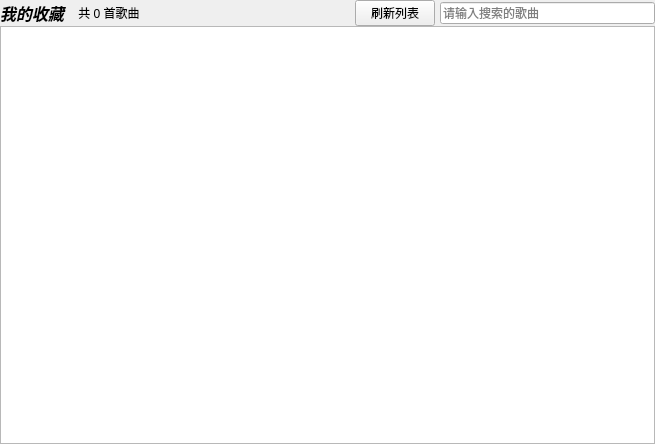
<?xml version="1.0" encoding="UTF-8"?>
<ui version="4.0">
 <class>collect</class>
 <widget class="QWidget" name="collect">
  <property name="geometry">
   <rect>
    <x>0</x>
    <y>0</y>
    <width>655</width>
    <height>444</height>
   </rect>
  </property>
  <property name="windowTitle">
   <string>Form</string>
  </property>
  <layout class="QGridLayout" name="gridLayout">
   <property name="leftMargin">
    <number>0</number>
   </property>
   <property name="topMargin">
    <number>0</number>
   </property>
   <property name="rightMargin">
    <number>0</number>
   </property>
   <property name="bottomMargin">
    <number>0</number>
   </property>
   <property name="spacing">
    <number>0</number>
   </property>
   <item row="0" column="0">
    <layout class="QHBoxLayout" name="horizontalLayout">
     <property name="spacing">
      <number>0</number>
     </property>
     <item>
      <widget class="QLabel" name="label">
       <property name="text">
        <string>&lt;html&gt;&lt;head/&gt;&lt;body&gt;&lt;p&gt;&lt;span style=&quot; font-size:12pt; font-weight:600; font-style:italic;&quot;&gt;我的收藏&lt;/span&gt;&lt;/p&gt;&lt;/body&gt;&lt;/html&gt;</string>
       </property>
      </widget>
     </item>
     <item>
      <spacer name="horizontalSpacer">
       <property name="orientation">
        <enum>Qt::Horizontal</enum>
       </property>
       <property name="sizeType">
        <enum>QSizePolicy::Fixed</enum>
       </property>
       <property name="sizeHint" stdset="0">
        <size>
         <width>8</width>
         <height>20</height>
        </size>
       </property>
      </spacer>
     </item>
     <item>
      <widget class="QLabel" name="lab_songsum">
       <property name="maximumSize">
        <size>
         <width>80</width>
         <height>16777215</height>
        </size>
       </property>
       <property name="text">
        <string>&lt;html&gt;&lt;head/&gt;&lt;body&gt;&lt;p align=&quot;center&quot;&gt;共 0 首歌曲&lt;/p&gt;&lt;/body&gt;&lt;/html&gt;</string>
       </property>
      </widget>
     </item>
     <item>
      <spacer name="horizontalSpacer_2">
       <property name="orientation">
        <enum>Qt::Horizontal</enum>
       </property>
       <property name="sizeHint" stdset="0">
        <size>
         <width>80</width>
         <height>20</height>
        </size>
       </property>
      </spacer>
     </item>
     <item>
      <widget class="QPushButton" name="flush">
       <property name="text">
        <string>刷新列表</string>
       </property>
      </widget>
     </item>
     <item>
      <spacer name="horizontalSpacer_3">
       <property name="orientation">
        <enum>Qt::Horizontal</enum>
       </property>
       <property name="sizeType">
        <enum>QSizePolicy::Fixed</enum>
       </property>
       <property name="sizeHint" stdset="0">
        <size>
         <width>5</width>
         <height>20</height>
        </size>
       </property>
      </spacer>
     </item>
     <item>
      <widget class="QLineEdit" name="line_search">
       <property name="inputMask">
        <string/>
       </property>
       <property name="text">
        <string/>
       </property>
       <property name="placeholderText">
        <string>请输入搜索的歌曲</string>
       </property>
      </widget>
     </item>
    </layout>
   </item>
   <item row="1" column="0">
    <widget class="QTableWidget" name="tableWidget"/>
   </item>
  </layout>
 </widget>
 <resources/>
 <connections/>
</ui>
